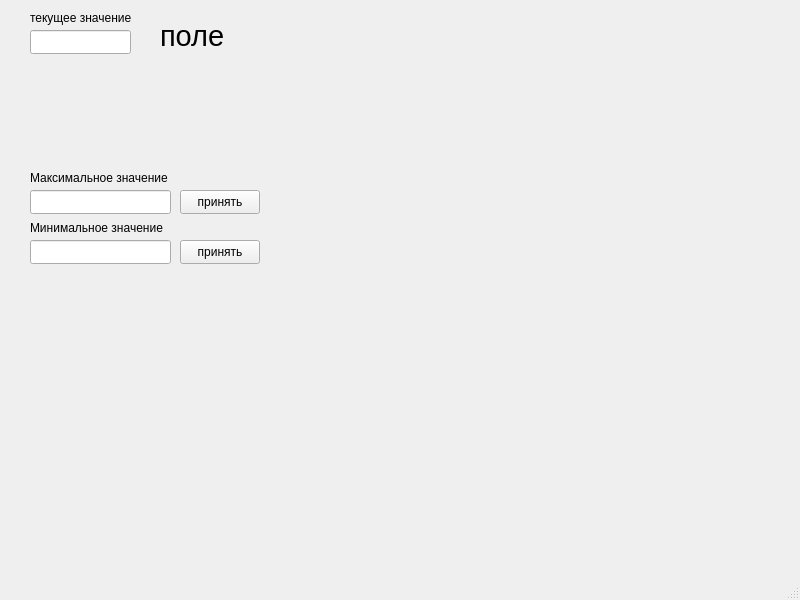
<?xml version="1.0" encoding="UTF-8"?>
<ui version="4.0">
 <class>MainWindow</class>
 <widget class="QMainWindow" name="MainWindow">
  <property name="geometry">
   <rect>
    <x>0</x>
    <y>0</y>
    <width>800</width>
    <height>600</height>
   </rect>
  </property>
  <property name="windowTitle">
   <string>MainWindow</string>
  </property>
  <widget class="QWidget" name="centralwidget">
   <widget class="QWidget" name="gridLayoutWidget">
    <property name="geometry">
     <rect>
      <x>30</x>
      <y>60</y>
      <width>201</width>
      <height>101</height>
     </rect>
    </property>
    <layout class="QGridLayout" name="gridLayout"/>
   </widget>
   <widget class="QLineEdit" name="lineEdit">
    <property name="geometry">
     <rect>
      <x>30</x>
      <y>30</y>
      <width>101</width>
      <height>24</height>
     </rect>
    </property>
   </widget>
   <widget class="QLineEdit" name="lineEdit_2">
    <property name="geometry">
     <rect>
      <x>30</x>
      <y>190</y>
      <width>141</width>
      <height>24</height>
     </rect>
    </property>
   </widget>
   <widget class="QLineEdit" name="lineEdit_3">
    <property name="geometry">
     <rect>
      <x>30</x>
      <y>240</y>
      <width>141</width>
      <height>24</height>
     </rect>
    </property>
   </widget>
   <widget class="QLabel" name="label">
    <property name="geometry">
     <rect>
      <x>30</x>
      <y>170</y>
      <width>141</width>
      <height>16</height>
     </rect>
    </property>
    <property name="text">
     <string>Максимальное значение</string>
    </property>
   </widget>
   <widget class="QLabel" name="label_2">
    <property name="geometry">
     <rect>
      <x>30</x>
      <y>220</y>
      <width>141</width>
      <height>16</height>
     </rect>
    </property>
    <property name="text">
     <string>Минимальное значение</string>
    </property>
   </widget>
   <widget class="QPushButton" name="Button1">
    <property name="geometry">
     <rect>
      <x>180</x>
      <y>190</y>
      <width>80</width>
      <height>24</height>
     </rect>
    </property>
    <property name="text">
     <string>принять</string>
    </property>
   </widget>
   <widget class="QPushButton" name="Button2">
    <property name="geometry">
     <rect>
      <x>180</x>
      <y>240</y>
      <width>80</width>
      <height>24</height>
     </rect>
    </property>
    <property name="text">
     <string>принять</string>
    </property>
   </widget>
   <widget class="QLabel" name="label_3">
    <property name="geometry">
     <rect>
      <x>30</x>
      <y>10</y>
      <width>101</width>
      <height>16</height>
     </rect>
    </property>
    <property name="text">
     <string>текущее значение</string>
    </property>
   </widget>
   <widget class="QLabel" name="label_4">
    <property name="geometry">
     <rect>
      <x>160</x>
      <y>20</y>
      <width>71</width>
      <height>31</height>
     </rect>
    </property>
    <property name="font">
     <font>
      <pointsize>22</pointsize>
     </font>
    </property>
    <property name="text">
     <string>поле</string>
    </property>
   </widget>
  </widget>
  <widget class="QMenuBar" name="menubar">
   <property name="geometry">
    <rect>
     <x>0</x>
     <y>0</y>
     <width>800</width>
     <height>21</height>
    </rect>
   </property>
  </widget>
  <widget class="QStatusBar" name="statusbar"/>
 </widget>
 <resources/>
 <connections/>
</ui>
